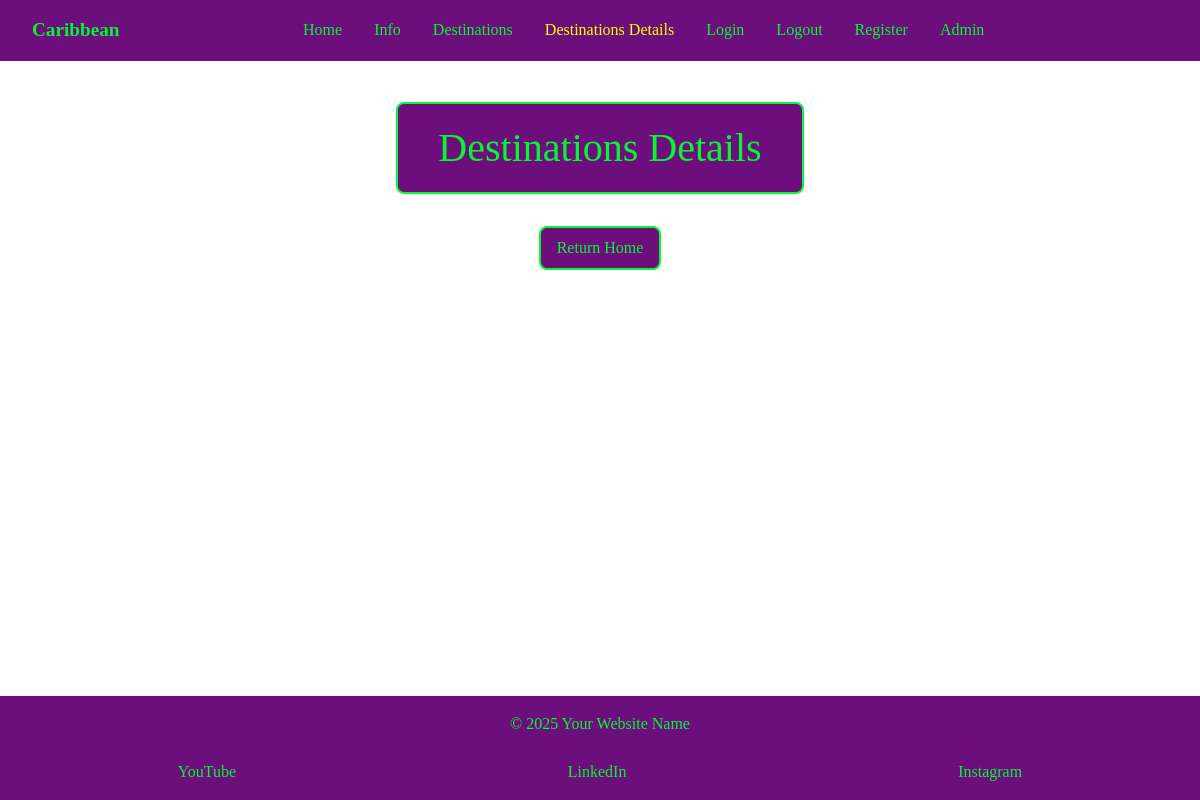
The page /destinations-details/2/ on the database as committed earlier.
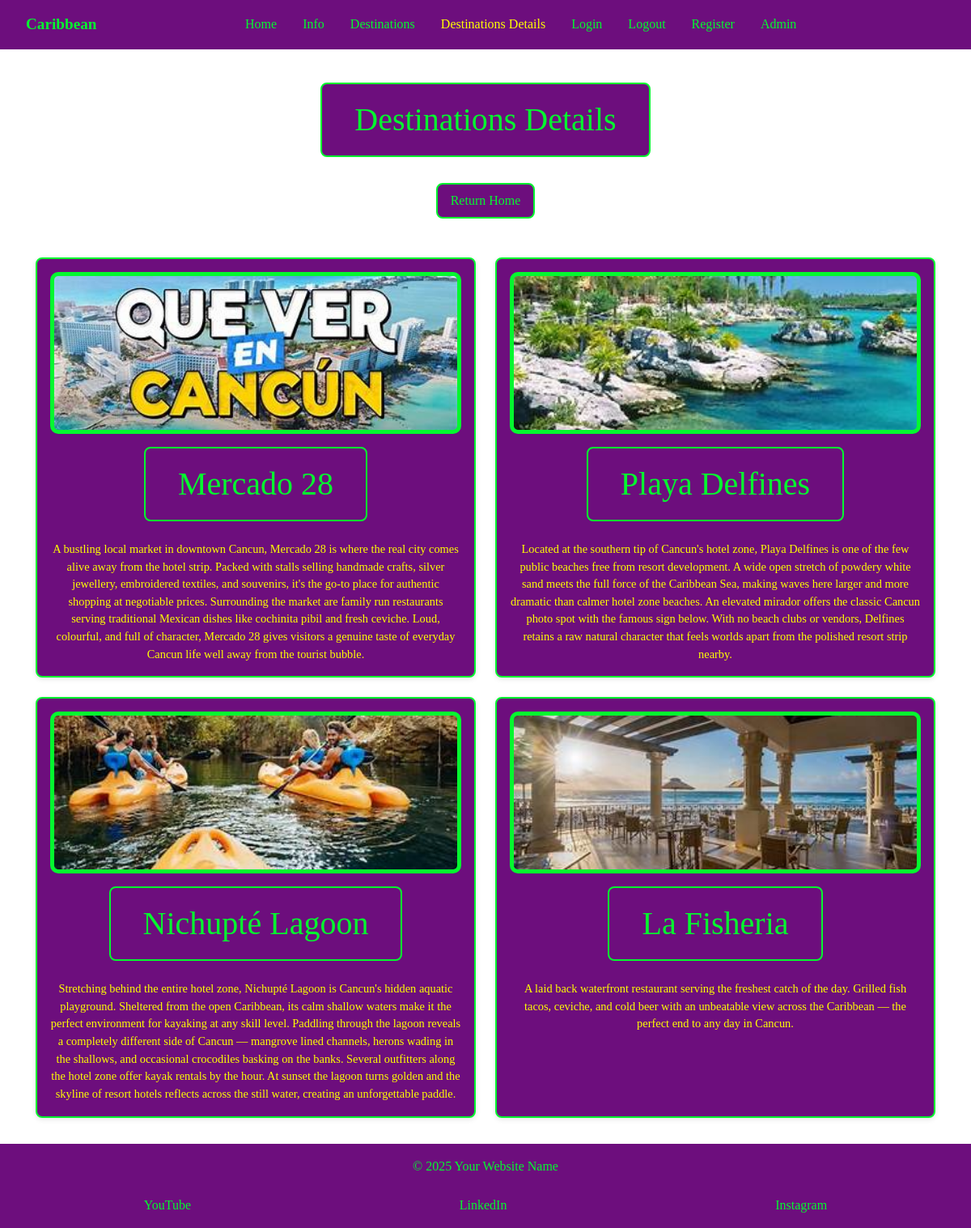
The same page on the database as committed later.
### caribbean_tours/models.py (models this page shows, shortened)
class Places(models.Model):
    card = models.ForeignKey(CardText,
                             on_delete=models.CASCADE, null=True, blank=True)
    destinations = models.CharField(max_length=50)
    content = models.TextField()
    image_name = models.CharField(
        max_length=100,
        help_text="Enter file name (eg Cancun).",
        default="default.jpg",
        blank=True
    )
    class Meta:
        verbose_name = 'Place'
        verbose_name_plural = 'Places'

### caribbean_tours/views.py (the view)
def destinations_details(request, pk):
    card = get_object_or_404(CardText, id=pk)
    places = Places.objects.filter(card=card)
    return render(request,
                  'destinations-details.html',
                  {'active_tab': 'destinations_details',
                   'card': card,
                   'places': places})

### caribbean_tours/templates/destinations-details.html (shortened to what this page needs)
{% extends 'base.html' %}
{% load static %}
{% block content %}
<h1 class="color">Destinations Details</h1>
<p>
    <a class="color-return" href="{% url 'index' %}">Return Home</a>
</p>
<div class="cards-container">
    {% for place in places %}
    <div class="card" data-url="{% url 'destinations-details' pk=card.id %}" onclick="window.location = this.dataset.url">
        <img src="{% static 'images/' %}{{ place.image_name }}" alt="{{ place.title }}">
        <h1 class="color">{{ place.destinations }}</h1>
        <p>{{ place.content }}</p>
    </div>
    {% endfor %}
</div>
{% endblock %}

### caribbean_tours/templates/base.html (shortened to what this page needs)
{% load static %}
<!doctype html>
<html lang="en">
<head>
    <link href="https://cdn.jsdelivr.net/npm/bootstrap@5.3.8/dist/css/bootstrap.min.css" rel="stylesheet"
 />
    <link rel="stylesheet" href="{% static 'CSS/caribbean.css' %}" />
</head>
<body>
    <nav class="navbar">
        <div class="logo">
            <a href="{% url 'index' %}">Caribbean</a>
        </div>
        <div class="nav-links" id="nav-links">
            <a href="{% url 'index' %}" class="{% if active_tab == 'index' %}active{% endif %}">Home</a>
            <a href="{% url 'info' %}" class="{% if active_tab == 'info' %}active{% endif %}">Info</a>
            <a href="{% url 'destinations' pk=2%}"
                class="{% if active_tab == 'destinations' %}active{% endif %}">Destinations</a>
            {% if active_tab == 'destinations_details' %}
            <span class="active">Destinations Details</span>
            {% endif %}
            <a href="{% url 'login' %}" class="{% if active_tab == 'login' %}active{% endif %}">Login</a>
            <a href="{% url 'logout' %}" class="{% if active_tab == 'logout' %}active{% endif %}">Logout</a>
            <a href="{% url 'register' %}" class="{% if active_tab == 'register' %}active{% endif %}">Register</a>
            <a href="{% url 'admin:index' %}">Admin</a>
        </div>
    </nav>
    <main>
        {% block content %}{% endblock %}
    </main>
    <footer>
        <p class="footer-text">&copy; 2025 Your Website Name</p>
        <div class="social-links">
            <a href="https://www.youtube.com" target="_blank" aria-label="YouTube">YouTube</a>
            <a href="https://www.linkedin.com" target="_blank" aria-label="LinkedIn">LinkedIn</a>
            <a href="https://www.instagram.com" target="_blank" aria-label="Instagram">Instagram</a>
        </div>
    </footer>
</body>
</html>

### caribbean_tours/static/CSS/caribbean.css (style rules this page uses)
*, html, body { box-sizing: border-box; margin: 0; padding: 0; }
html, body { height: 100%; font-family: "Times New Roman", Times, serif; overflow-x: hidden; }
body { display: flex; flex-direction: column; min-height: 100vh; padding-top: 4.375rem; background: url('/static/images/Caribbean-background.png') center center / cover no-repeat fixed; animation: gentleBreeze 8s ease-in-out infinite; }
main { flex: 1; display: flex; flex-direction: column; align-items: center; justify-content: flex-start; text-align: center; padding: 2rem 1rem; gap: 2rem; }
.navbar { display: flex; align-items: center; justify-content: space-between; padding: 1rem 2rem; background-color: #6d0e7d; position: fixed; width: 100%; top: 0; left: 0; z-index: 1000; }
.logo a { display: flex; align-items: center; gap: 0.7rem; color: #04f82f; text-decoration: none; font-weight: bold; font-size: 1.2rem; }
.nav-links { display: flex; flex: 1; justify-content: center; gap: 2rem; list-style: none; }
.nav-links a, .nav-links span { color: #04f82f; text-decoration: none; transition: color 0.3s; }
.nav-links a:hover, nav a.active, .nav-links span.active { color: yellow; }
.color { color: #04f82f; text-align: center; margin: 0 auto; padding: 0.5em 1em; border: 2px solid #04f82f; border-radius: 8px; background: #6d0e7d; width: fit-content; max-width: calc(100% - 2rem); word-break: break-word; box-sizing: border-box; }
a.color-return { display: inline-block; text-align: center; margin: 0 auto; padding: 0.5em 1em; border: 2px solid #04f82f; border-radius: 8px; background: #6d0e7d; color: #04f82f; text-decoration: none; }
.cards-container, .grid-container { display: flex; flex-wrap: wrap; justify-content: center; gap: 1.5rem; width: 100%; max-width: 1200px; padding: 0 1rem; margin: 0 auto; }
.card, .grid { background-color: #6d0e7d; border: 2px solid #04f82f; border-radius: 8px; box-shadow: 0 2px 6px rgba(0,0,0,0.1); overflow: hidden; display: flex; flex-direction: column; justify-content: flex-start; align-items: center; text-align: center; transition: transform 0.3s, box-shadow 0.3s; min-height: 350px; padding: 1rem; gap: 1rem; cursor: pointer; flex: 0 1 calc(50% - 1.5rem); max-width: calc(50% - 1.5rem); }
.card img { width: 100%; height: 200px; object-fit: cover; border-radius: 10px; background-color: #04f82f; padding: 5px; }
.card p, .grid p { font-size: 0.9rem; margin: 0.5rem 0 0; flex-shrink: 0; color: yellow; }
footer { background-color: #6d0e7d; padding: 1rem; display: flex; flex-direction: column; align-items: center; gap: 0.5rem; width: 100%; box-sizing: border-box; }
.footer-text { color: #04f82f; transition: color 0.3s; max-width: 100%; text-align: center; word-break: break-word; overflow-wrap: break-word; }
.social-links { display: flex; justify-content: space-around; flex-wrap: wrap; gap: 0.5rem; width: 100%; overflow: hidden; min-width: 0; }
.social-links a { color: #04f82f; text-decoration: none; transition: color 0.3s; flex-shrink: 1; text-align: center; word-break: break-word; }

Rows that differ between the two databases and show on the page:
added Places: image_name (picture), destinations "Mercado 28", content "A bustling local market in downtown Cancun, Mercado 28 is where the real city comes alive away from the hotel strip. Packed with stalls selling handmade crafts, silver jewellery, embroidered textiles, and souvenirs, it's the go-to place for authentic shopping at negotiable prices. Surrounding the market are family run restaurants serving traditional Mexican dishes like cochinita pibil and fresh ceviche. Loud, colourful, and full of character, Mercado 28 gives visitors a genuine taste of everyday Cancun life well away from the tourist bubble."
added Places: image_name (picture), destinations "Playa Delfines", content "Located at the southern tip of Cancun's hotel zone, Playa Delfines is one of the few public beaches free from resort development. A wide open stretch of powdery white sand meets the full force of the Caribbean Sea, making waves here larger and more dramatic than calmer hotel zone beaches. An elevated mirador offers the classic Cancun photo spot with the famous sign below. With no beach clubs or vendors, Delfines retains a raw natural character that feels worlds apart from the polished resort strip nearby."
added Places: image_name (picture), destinations "Nichupté Lagoon", content "Stretching behind the entire hotel zone, Nichupté Lagoon is Cancun's hidden aquatic playground. Sheltered from the open Caribbean, its calm shallow waters make it the perfect environment for kayaking at any skill level. Paddling through the lagoon reveals a completely different side of Cancun — mangrove lined channels, herons wading in the shallows, and occasional crocodiles basking on the banks. Several outfitters along the hotel zone offer kayak rentals by the hour. At sunset the lagoon turns golden and the skyline of resort hotels reflects across the still water, creating an unforgettable paddle."
added Places: image_name (picture), destinations "La Fisheria", content "A laid back waterfront restaurant serving the freshest catch of the day. Grilled fish tacos, ceviche, and cold beer with an unbeatable view across the Caribbean — the perfect end to any day in Cancun."
